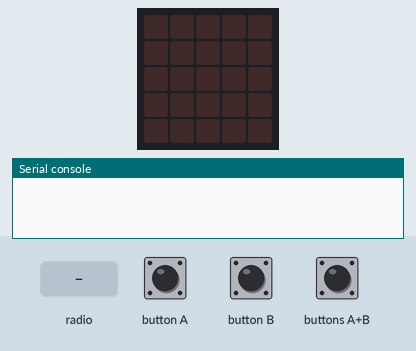
A program run on a simulated BBC micro:bit (MakeCode). On the bench: the board's 5×5 LED display, the last lines printed to the serial console. The test bench sets the inputs (shaded band). No radio messages arrive unless stated (any console line starting 'radio sent:' is added by the test bench).

Above: at 1.2 s.
1.3 s: button A pressed for 0.15 s
At 1.46 s:
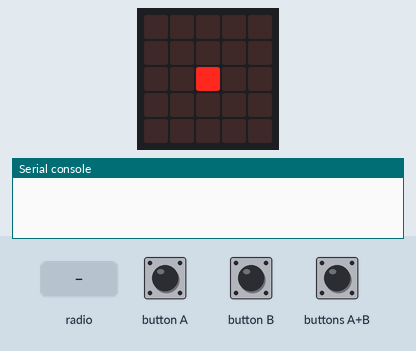
2.9 s: button B pressed for 0.15 s
At 3.06 s:
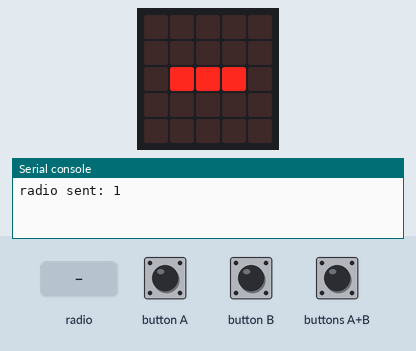
4.5 s: radio message "3" arrives
At 5.0 s:
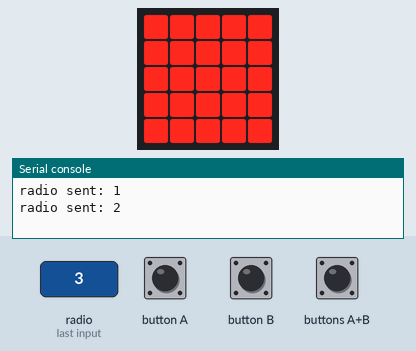
Timing chart, 0 to 7.5 s (numbered marks = the images above; inputs shaded):
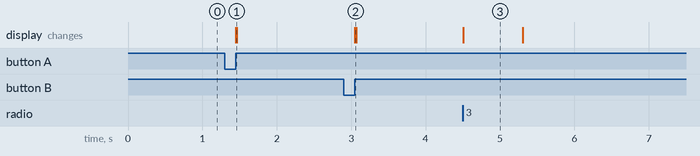

The program:

main.ts
```typescript
radio.onReceivedNumber(function (receivedNumber) {
    item = receivedNumber
    basic.pause(100)
    item = 0
})
input.onButtonPressed(Button.A, function () {
    basic.showLeds(`
        . . . . .
        . . . . .
        . . # . .
        . . . . .
        . . . . .
        `)
    basic.pause(100)
    radio.sendNumber(1)
})
input.onButtonPressed(Button.AB, function () {
    radio.sendNumber(3)
})
input.onButtonPressed(Button.B, function () {
    basic.showLeds(`
        . . . . .
        . . . . .
        . # # # .
        . . . . .
        . . . . .
        `)
    basic.pause(100)
    radio.sendNumber(2)
})
let 后台 = 0
let item = 0
radio.setTransmitSerialNumber(true)
radio.setGroup(1)
radio.setTransmitPower(7)
basic.forever(function () {
    if (item == 1) {
        basic.showLeds(`
            . . . . .
            . . . . .
            . . # . .
            . . . . .
            . . . . .
            `)
    }
    if (item == 3) {
        basic.showLeds(`
            # # # # #
            # # # # #
            # # # # #
            # # # # #
            # # # # #
            `)
        basic.clearScreen()
        basic.showLeds(`
            # # # # #
            # # # # #
            # # # # #
            # # # # #
            # # # # #
            `)
        basic.clearScreen()
    }
    if (item == 2) {
        basic.showLeds(`
            . . . . .
            . . . . .
            . # # # .
            . . . . .
            . . . . .
            `)
    }
    if (item == 0) {
        basic.clearScreen()
    }
})
control.inBackground(function () {
    后台 = input.runningTime()
})
```

test.ts
```typescript
// 在此处测试；当此软件包作为插件使用时，将不会编译此软件包。
```

Measured:
- after the input at 1.3 s, the display: changes after 0.15 s (image 1)
- after the input at 2.9 s, the display: changes after 0.15 s (image 2)
- after the input at 4.5 s, the display: changes at once (image 3)
- what the display in image 3 shows lasts 0.8 s, from 4.5 s to 5.3 s
